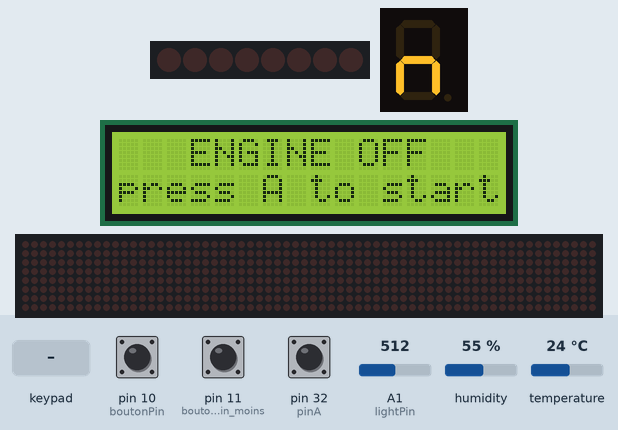
This sketch was run on a simulated Arduino Mega 2560, built with avr-gcc and run on an emulated ATmega2560. Shown: 8 shift-register outputs drawn as a row of LEDs (first output left, lit = HIGH), 1-digit seven-segment display, 16×2 character LCD, 64×8 LED matrix. Wiring (inferred from the names in the program): shift register (74HC595): data pin 28; shift clock pin 30; latch pin 29. Wiring (inferred from the signals the program sends): row of LEDs: on Q0, Q1, Q2, Q3, Q4, Q5, Q6, Q7. The test bench sets the inputs (shaded band); at power-on: A1 (lightPin) = 512, pin 10 (boutonPin) HIGH, pin 11 (boutonPin_moins) HIGH, pin 32 (pinA) HIGH, humidity 55 %, temperature 24 °C. The local clock reads 2024-03-15 10:24:30 at power-on unless the sketch sets it; what the sketch prints to the serial monitor is not drawn.

Above: at 3.2 s.
3.3 s: key 'A' pressed
At 3.8 s:
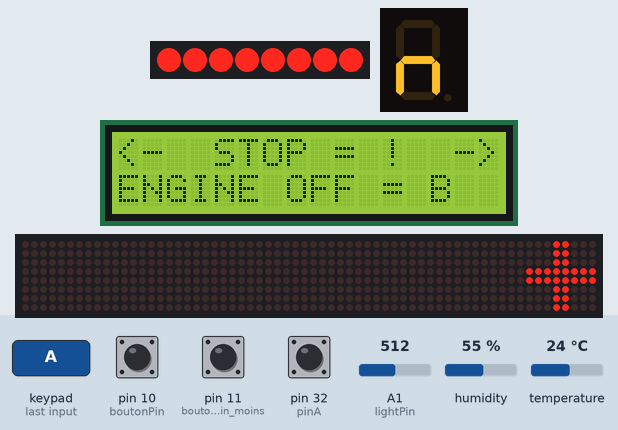
4.8 s: keypad keys 2 0 0 0 pressed 0.4 s apart
At 7.8 s:
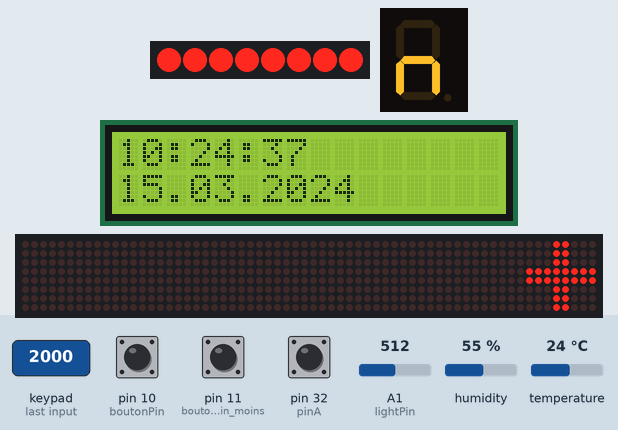
9.4 s: A1 (lightPin) set to 471
11.5 s: A1 (lightPin) set to 438
At 12.8 s:
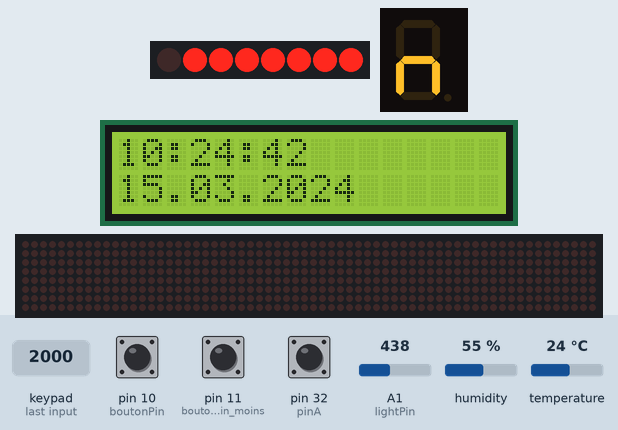
14.5 s: keypad keys 1 3 9 7 # pressed 0.4 s apart
At 16.1 s:
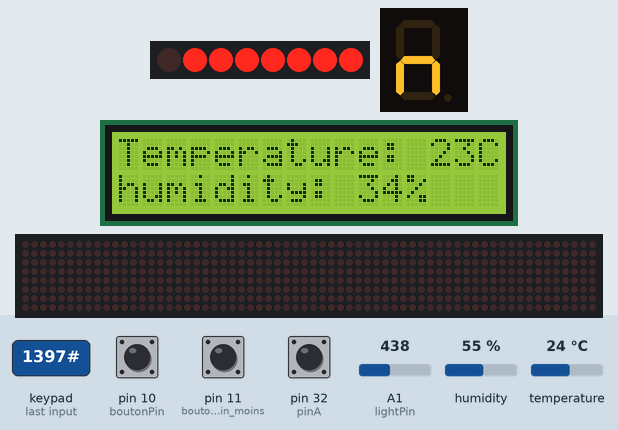
18.0 s: key 'B' pressed
At 19.2 s:
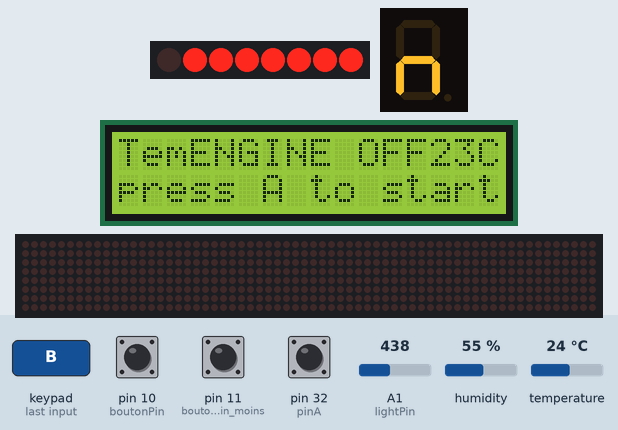
Timing chart, 0 to 20.5 s (numbered marks = the images above; inputs shaded):
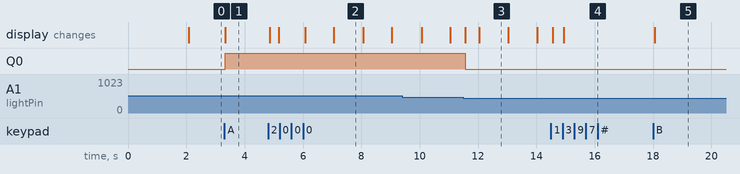

The sketch:

code_F1_V12.ino
```cpp
//engine on / off
int engine_on = false;

//clock
#include <DS3231.h>

//boutons rapports
#include "SevSeg.h"
SevSeg sevseg; //Instantiate a seven segment object
int boutonPin = 10;
int boutonPin_moins = 11;
int compteur = 0;
int valeur = 1;
int boutonState_plus;
int boutonState_moins;
int etatboutonprecedent_plus = HIGH;
int etatboutonprecedent_moins = HIGH;
int BP_enfonce_plus;
int BP_enfonce_moins;

int limit;

int ledT = 13;

//ecran lcd
#include <LiquidCrystal.h>
//pins
LiquidCrystal lcd(22, 23, 24, 25, 26, 27);

//température
int tempPin = 0;
int tempC0;

//leds

int lightPin = 1;
int latchPin = 29;
int clockPin = 30;
int dataPin = 28;

int leds = 0;
//temp 2 + humidité
#include <SimpleDHT.h>
int pinDHT11 = 31;
SimpleDHT11 dht11;
int err = SimpleDHTErrSuccess;

//clock

DS3231  rtc(SDA, SCL);

//encodeur
int pinA = 32;  // Connected to CLK on KY-040
int pinB = 33;  // Connected to DT on KY-040
int encoderPosCount = 0;
int pinALast;
int aVal;
boolean bCW;

//8x8

#include <LedControl.h>
int DIN = 36;
int CS =  37;
int CLK = 38;
LedControl lc=LedControl(DIN,CLK,CS,0);

//clavier num.

#include <Keypad.h>
const byte ROWS = 4; //four rows
const byte COLS = 4; //four columns
//define the cymbols on the buttons of the keypads
char hexaKeys[ROWS][COLS] = {
  {'1','2','3','A'},
  {'4','5','6','B'},
  {'7','8','9','C'},
  {'*','0','#','D'}
};
byte rowPins[ROWS] = {46, 45, 44, 43}; //connect to the row pinouts of the keypad
byte colPins[COLS] = {42, 41, 40, 39}; //connect to the column pinouts of the keypad

//initialize an instance of class NewKeypad
Keypad customKeypad = Keypad( makeKeymap(hexaKeys), rowPins, colPins, ROWS, COLS);


void setup(){
  // Initialisation de l'afficheur
    byte numDigits = 1;
    byte digitPins[] = {};
    byte segmentPins[] = {6, 5, 2, 3, 4, 7, 8, 9};
    bool resistorsOnSegments = true;

    byte hardwareConfig = COMMON_CATHODE;
    sevseg.begin(hardwareConfig, numDigits, digitPins, segmentPins, resistorsOnSegments);
    sevseg.setBrightness(50);
    sevseg.blank();
   sevseg.setChars("n");
   sevseg.refreshDisplay();

// Initialisation liaison série à 9600baud
   Serial.begin(9600);


  // Configuration BP+ avec résistance pull-up interne
   pinMode(boutonPin, INPUT);
   digitalWrite(boutonPin, HIGH);

// Configuration BP- avec résistance pull-up interne
   pinMode(boutonPin_moins, INPUT);
   digitalWrite(boutonPin_moins, HIGH);

// configuration écran lcd
lcd.begin(16, 2);
lcd.setCursor(5,0);
lcd.print("System");
lcd.setCursor(1,1);
lcd.print("initialization");
delay(2000);
lcd.clear();

//leds
pinMode(latchPin, OUTPUT);
pinMode(dataPin, OUTPUT);
pinMode(clockPin, OUTPUT);
// clock
rtc.begin();
//8x8
 lc.shutdown(0,false);
 lc.setIntensity(0,10);      //Adjust the brightness maximum is 15
 lc.clearDisplay(0);

//encodeur
  pinMode (pinA,INPUT);
  pinMode (pinB,INPUT);
  pinALast = digitalRead(pinA);

}

void loop(){
  if(engine_on){

 //clavier num.
//clavNum();
  char customKey = customKeypad.getKey();
  int key = customKey;
  if (key){
    Serial.println(customKey);
    if(customKey == 49){//1
      encoderPosCount = 5;

    }
    if(customKey == 50){//2
      encoderPosCount = 15;

    }
    if(customKey == 51){//3
      encoderPosCount = -5;

    }
        if(customKey == 52){//4
      encoderPosCount = -15;
    }
      if(customKey == 66){//B
        lcd.clear();
      engine_on = false;
    }
    if(customKey == 67){//C
    compteur = 0;
    sevseg.setChars("n");
    sevseg.refreshDisplay();
    }
  }

//encodeur
encodeur();
  //bouton +
  boutonState_plus = digitalRead(boutonPin);

  if((boutonState_plus == LOW) && (etatboutonprecedent_plus == HIGH))
    BP_enfonce_plus = true;

    else
      BP_enfonce_plus = false;


 etatboutonprecedent_plus = boutonState_plus;

 // bouton -
  boutonState_moins = digitalRead(boutonPin_moins);

  if((boutonState_moins == LOW) && (etatboutonprecedent_moins == HIGH))
    BP_enfonce_moins = true;

    else
      BP_enfonce_moins = false;


 etatboutonprecedent_moins = boutonState_moins;

 //code bouton
   if(BP_enfonce_plus){
      compteur = compteur + valeur;
      if(compteur >8) compteur = 8;
      sevseg.setNumber(compteur);
      if(compteur ==0){
        sevseg.setChars("n");
        sevseg.refreshDisplay();
      }
      sevseg.refreshDisplay();
    }
    else
      sevseg.refreshDisplay();


   if(BP_enfonce_moins){
      compteur = compteur - valeur;
      if(compteur <0) compteur = 0;
      sevseg.setNumber(compteur);
      if(compteur == 0) {
        sevseg.setChars("n");
        sevseg.refreshDisplay();
      }
      sevseg.refreshDisplay();
    }
    else
      sevseg.refreshDisplay();

  //clock____ lcd -1
  if(encoderPosCount>10){
  lcd.clear();
  lcd.setCursor(0,0);
  lcd.print(rtc.getTimeStr());
  lcd.setCursor(0,1);
  lcd.print(rtc.getDateStr());
  }

//leds
int reading  = analogRead(lightPin);
  int numLEDSLit = reading / 57;  //1023 / 9 / 2
  if (numLEDSLit > 8) numLEDSLit = 8;
  leds = 0;   // no LEDs lit to start
  for (int i = 0; i < numLEDSLit; i++)
  {
    leds = leds + (1 << i);  // sets the i'th bit
  }
  updateShiftRegister();


// temp 2 + humidité

  // Lecture de la température et de l'humidité ------------------
  byte temperature = 0;
  byte humidity = 0;
  if ((err = dht11.read(pinDHT11, &temperature, &humidity, NULL)) != SimpleDHTErrSuccess) {

    return;
  }

  // Ecran LCD temp. 1 --------------------------------------------------
  if(encoderPosCount<0){
  lcd.clear();
  lcd.setCursor(0, 0);
  lcd.print("Temperature: "); lcd.print((int)temperature-1); lcd.print("C");
  lcd.setCursor(0,1);
  lcd.print("humidity: ");    lcd.print((int)humidity-21);    lcd.print("%");

  }

//lcd page 0
if((encoderPosCount<=10 && encoderPosCount>=0)){
  lcd.clear();
  lcd.setCursor( 0,0);
  lcd.print("<-");
  lcd.setCursor( 4,0);
  lcd.print("STOP = !");
  lcd.setCursor(14,0);
  lcd.print("->");
  lcd.setCursor(0,1);
  lcd.print("ENGINE OFF = B");


}

// lcd page -2
 if(encoderPosCount<-10 ){
  lcd.clear();
  lcd.setCursor(0,0);
  if(numLEDSLit == 1) lcd.print("0");
  else if(numLEDSLit == 2) lcd.print("1000");
  else if(numLEDSLit == 3) lcd.print("2000");
  else if(numLEDSLit == 4) lcd.print("3000");
  else if(numLEDSLit == 5) lcd.print("4000");
  else if(numLEDSLit == 6) lcd.print("5000");
  else if(numLEDSLit == 7) lcd.print("6000");
  else if(numLEDSLit == 8) lcd.print("7000");
  lcd.setCursor(5,0);
  lcd.print("rpm");
  lcd.setCursor(0,1);
  lcd.print("Gear : ");
  lcd.setCursor(7,1);
  if(compteur ==0)lcd.print("neutral");
  else lcd.print(compteur);
  lcd.setCursor(8,1);
  if(numLEDSLit >= 8 && compteur != 8){
    if(compteur ==0){ lcd.setCursor(14,1); lcd.print("+");}
    else lcd.print("+");
  }
  else if(numLEDSLit < 3 && compteur != 0) lcd.print("-");

 }


//8x8
byte attention[8] = {0x18,0x18,0x18,0x18,0x18,0x00,0x18,0x18};
byte plus[8] = {0x18,0x18,0x18,0xFF,0xFF,0x18,0x18,0x18};
byte moins[8] {0x00,0x00,0x00,0xFF,0xFF,0x00,0x00,0x00};

if(encoderPosCount>20 or encoderPosCount<-20 ) printByte(attention);

else if(numLEDSLit >= 8 && compteur!=8) printByte(plus);

else if(numLEDSLit < 3 && compteur != 0) printByte(moins);

else lc.clearDisplay(0);


  }//fin ifffffffffffffffffffffffffffffffffffffffffffffffffffffffffffffffffffffffffffffffff
else{
  lcd.setCursor(3,0);
  lcd.print("ENGINE OFF");
  lcd.setCursor(0,1);
  lcd.print("press A to start");
  char customKey = customKeypad.getKey();
  int key = customKey;
  if (key){
    Serial.println(customKey);
    if(customKey == 65){//A
      engine_on = true;

                       }
         }
    }
}
//fonction pour les leds
void updateShiftRegister()
{
   digitalWrite(latchPin, LOW);
   shiftOut(dataPin, clockPin, LSBFIRST, leds);
   digitalWrite(latchPin, HIGH);
}


//encodeur
void encodeur(){
aVal = digitalRead(pinA);
  if (aVal != pinALast){ // Means the knob is rotating
    // if the knob is rotating, we need to determine direction
    // We do that by reading pin B.
    if (digitalRead(pinB) != aVal) {  // Means pin A Changed first - We're Rotating Clockwise
      encoderPosCount --;
      bCW = true;
    } else {// Otherwise B changed first and we're moving CCW
      bCW = false;
      encoderPosCount++;
    }
    Serial.print ("Rotated: ");
    if (bCW){
      Serial.println ("clockwise");
    }else{
      Serial.println("counterclockwise");
    }
    Serial.print("Encoder Position: ");
    Serial.println(encoderPosCount);

  }
  pinALast = aVal;
}

//8x8
void printByte(byte character [])
{
  int i = 0;
  for(i=0;i<8;i++)
  {
    lc.setRow(0,i,character[i]);
  }
}
/*
void clavNum(){
  char customKey = customKeypad.getKey();
  int key = customKey;
  if (customKey){
    Serial.println(customKey);
  }
}*/
```

Measured:
- the behaviour switches between 456 and 455 on A1 (lightPin) (found by bisection; images 2 and 3)
- after the input at 3.3 s, Q0: LOW → HIGH at once; the display: changes at once (image 1)
- after the input at 4.8 s, the display: first changes after 0.05 s (image 2 shows a later state)
- after the input at 11.5 s, the display: first changes after 0.06 s (image 3 shows a later state)
- after the input at 14.5 s, the display: first changes after 0.05 s (image 4 shows a later state)
- after the input at 18.0 s, the display: changes after 0.06 s (image 5)
- what the display in image 2 shows lasts 1.1 s, from 7.0 s to 8.1 s
